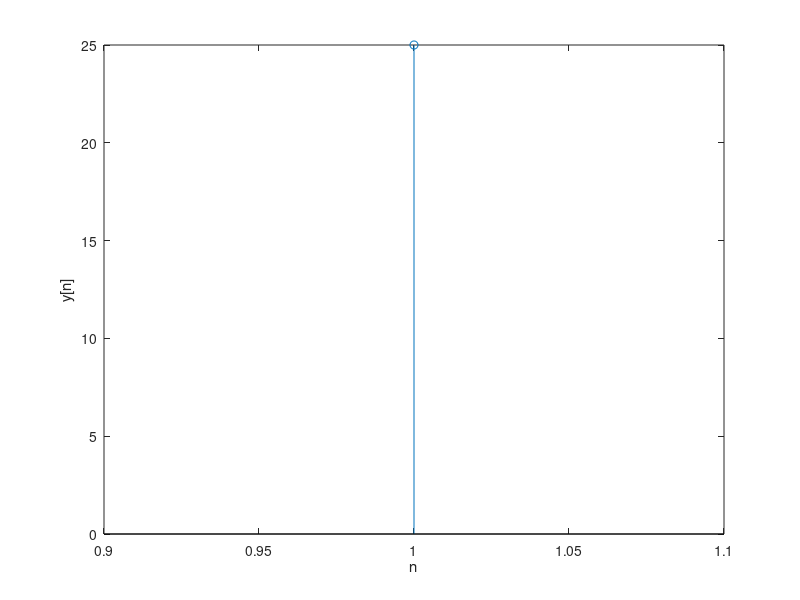

MATLAB code for this plot: (Note: this script raises an error after producing the figure.)
clear all;
close all;
clc;

x= input("enter fist sequence :")
h= input("enter second sequence")

n1=length(x);
n2=length(h);

X=[x,zeros(1,n2)];
Y=[h,zeros(1,n1)];

for i=1 : n1+n2-1
  y(i)=0;
  for j =1:n1
    if(i-j+1>0)
      y(i)=y(i)+X(j) * Y(i-j+1)
     else
     end
  endfor
end
stem(y);
ylabel('y[n]');
xlabel('n');
tittle('convulation of two signal');
